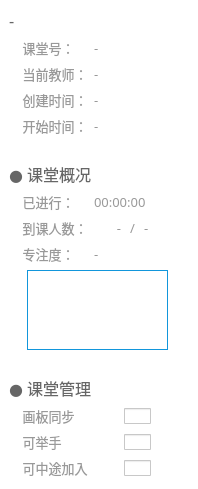
          <widget class="QWidget" name="scrollAreaWidgetContents">
           <property name="geometry">
            <rect>
             <x>0</x>
             <y>0</y>
             <width>198</width>
             <height>487</height>
            </rect>
           </property>
           <property name="minimumSize">
            <size>
             <width>198</width>
             <height>0</height>
            </size>
           </property>
           <property name="maximumSize">
            <size>
             <width>198</width>
             <height>16777215</height>
            </size>
           </property>
           <property name="styleSheet">
            <string notr="true">QWidget {
	border: none;
	background-color: #ffffff;
}</string>
           </property>
           <layout class="QGridLayout" name="gridLayout_8">
            <property name="leftMargin">
             <number>9</number>
            </property>
            <property name="topMargin">
             <number>9</number>
            </property>
            <item row="4" column="2" colspan="6">
             <widget class="QLabel" name="create_time_text">
              <property name="font">
               <font>
                <family>微软雅黑</family>
                <pointsize>10</pointsize>
               </font>
              </property>
              <property name="styleSheet">
               <string notr="true">QLabel {
	border: none;
	background: none;
	color: #999999;
}</string>
              </property>
              <property name="text">
               <string>-</string>
              </property>
             </widget>
            </item>
            <item row="15" column="0" colspan="2">
             <widget class="QLabel" name="label_21">
              <property name="font">
               <font>
                <family>微软雅黑</family>
                <pointsize>10</pointsize>
               </font>
              </property>
              <property name="styleSheet">
               <string notr="true">QLabel {
	border: none;
	background: none;
	color: #999999;
}</string>
              </property>
              <property name="text">
               <string>    画板同步</string>
              </property>
             </widget>
            </item>
            <item row="6" column="0" colspan="2">
             <widget class="QLabel" name="label_31">
              <property name="font">
               <font>
                <family>微软雅黑</family>
                <pointsize>10</pointsize>
               </font>
              </property>
              <property name="styleSheet">
               <string notr="true">QLabel {
	border: none;
	background: none;
	color: #999999;
}</string>
              </property>
              <property name="text">
               <string>    开始时间：</string>
              </property>
              <property name="alignment">
               <set>Qt::AlignLeading|Qt::AlignLeft|Qt::AlignVCenter</set>
              </property>
             </widget>
            </item>
            <item row="4" column="0" colspan="2">
             <widget class="QLabel" name="label_19">
              <property name="font">
               <font>
                <family>微软雅黑</family>
                <pointsize>10</pointsize>
               </font>
              </property>
              <property name="styleSheet">
               <string notr="true">QLabel {
	border: none;
	background: none;
	color: #999999;
}</string>
              </property>
              <property name="text">
               <string>    创建时间：</string>
              </property>
              <property name="alignment">
               <set>Qt::AlignLeading|Qt::AlignLeft|Qt::AlignVCenter</set>
              </property>
             </widget>
            </item>
            <item row="11" column="0" colspan="2">
             <widget class="QLabel" name="label_15">
              <property name="font">
               <font>
                <family>微软雅黑</family>
                <pointsize>10</pointsize>
               </font>
              </property>
              <property name="styleSheet">
               <string notr="true">QLabel {
	border: none;
	background: none;
	color: #999999;
}</string>
              </property>
              <property name="text">
               <string>    专注度：</string>
              </property>
             </widget>
            </item>
            <item row="19" column="0" colspan="8">
             <spacer name="verticalSpacer_5">
              <property name="orientation">
               <enum>Qt::Vertical</enum>
              </property>
              <property name="sizeHint" stdset="0">
               <size>
                <width>171</width>
                <height>548</height>
               </size>
              </property>
             </spacer>
            </item>
            <item row="14" column="0" colspan="8">
             <widget class="QLabel" name="label_20">
              <property name="font">
               <font>
                <family>微软雅黑</family>
                <pointsize>12</pointsize>
               </font>
              </property>
              <property name="styleSheet">
               <string notr="true">QLabel {
	border: none;
	background: none;
	color: #666666;
}</string>
              </property>
              <property name="text">
               <string>● 课堂管理</string>
              </property>
             </widget>
            </item>
            <item row="9" column="0" colspan="2">
             <widget class="QLabel" name="label_4">
              <property name="font">
               <font>
                <family>微软雅黑</family>
                <pointsize>10</pointsize>
               </font>
              </property>
              <property name="styleSheet">
               <string notr="true">QLabel {
	border: none;
	background: none;
	color: #999999;
}</string>
              </property>
              <property name="text">
               <string>    已进行：</string>
              </property>
             </widget>
            </item>
            <item row="16" column="2" colspan="6">
             <widget class="QCheckBox" name="checkBox_3">
              <property name="sizePolicy">
               <sizepolicy hsizetype="Minimum" vsizetype="Fixed">
                <horstretch>0</horstretch>
                <verstretch>0</verstretch>
               </sizepolicy>
              </property>
              <property name="minimumSize">
               <size>
                <width>27</width>
                <height>16</height>
               </size>
              </property>
              <property name="maximumSize">
               <size>
                <width>16777215</width>
                <height>16</height>
               </size>
              </property>
              <property name="styleSheet">
               <string notr="true">QCheckBox {
	padding-left: 30px;
}

QCheckBox::indicator {
    width: 27px;
    height: 16px;
	background: none;
}

QCheckBox::indicator:unchecked {
	image: url(:/button/Resources/material/button/turn_off.png);
}

QCheckBox::indicator:checked {
    image: url(:/button/Resources/material/button/turn_on.png);
}</string>
              </property>
              <property name="text">
               <string/>
              </property>
              <property name="tristate">
               <bool>false</bool>
              </property>
             </widget>
            </item>
            <item row="6" column="2" colspan="6">
             <widget class="QLabel" name="begin_time_text">
              <property name="font">
               <font>
                <family>微软雅黑</family>
                <pointsize>10</pointsize>
               </font>
              </property>
              <property name="styleSheet">
               <string notr="true">QLabel {
	border: none;
	background: none;
	color: #999999;
}</string>
              </property>
              <property name="text">
               <string>-</string>
              </property>
             </widget>
            </item>
            <item row="1" column="2" colspan="6">
             <widget class="QLabel" name="lesson_id_text">
              <property name="font">
               <font>
                <family>微软雅黑</family>
                <pointsize>10</pointsize>
               </font>
              </property>
              <property name="styleSheet">
               <string notr="true">QLabel {
	border: none;
	background: none;
	color: #999999;
}</string>
              </property>
              <property name="text">
               <string>-</string>
              </property>
             </widget>
            </item>
            <item row="9" column="2" colspan="6">
             <widget class="QLabel" name="last_time_text">
              <property name="font">
               <font>
                <family>微软雅黑</family>
                <pointsize>10</pointsize>
               </font>
              </property>
              <property name="styleSheet">
               <string notr="true">QLabel {
	border: none;
	background: none;
	color: #999999;
}</string>
              </property>
              <property name="text">
               <string>00:00:00</string>
              </property>
              <property name="alignment">
               <set>Qt::AlignLeading|Qt::AlignLeft|Qt::AlignVCenter</set>
              </property>
             </widget>
            </item>
            <item row="17" column="2" colspan="6">
             <widget class="QCheckBox" name="checkBox_2">
              <property name="sizePolicy">
               <sizepolicy hsizetype="Minimum" vsizetype="Fixed">
                <horstretch>0</horstretch>
                <verstretch>0</verstretch>
               </sizepolicy>
              </property>
              <property name="minimumSize">
               <size>
                <width>27</width>
                <height>16</height>
               </size>
              </property>
              <property name="maximumSize">
               <size>
                <width>16777215</width>
                <height>16</height>
               </size>
              </property>
              <property name="styleSheet">
               <string notr="true">QCheckBox {
	padding-left: 30px;
}

QCheckBox::indicator {
    width: 27px;
    height: 16px;
	background: none;
}

QCheckBox::indicator:unchecked {
	image: url(:/button/Resources/material/button/turn_off.png);
}

QCheckBox::indicator:checked {
    image: url(:/button/Resources/material/button/turn_on.png);
}</string>
              </property>
              <property name="text">
               <string/>
              </property>
              <property name="tristate">
               <bool>false</bool>
              </property>
             </widget>
            </item>
            <item row="7" column="0" colspan="8">
             <spacer name="verticalSpacer_6">
              <property name="orientation">
               <enum>Qt::Vertical</enum>
              </property>
              <property name="sizeType">
               <enum>QSizePolicy::Fixed</enum>
              </property>
              <property name="sizeHint" stdset="0">
               <size>
                <width>20</width>
                <height>20</height>
               </size>
              </property>
             </spacer>
            </item>
            <item row="17" column="0" colspan="2">
             <widget class="QLabel" name="label_22">
              <property name="font">
               <font>
                <family>微软雅黑</family>
                <pointsize>10</pointsize>
               </font>
              </property>
              <property name="styleSheet">
               <string notr="true">QLabel {
	border: none;
	background: none;
	color: #999999;
}</string>
              </property>
              <property name="text">
               <string>    可中途加入</string>
              </property>
             </widget>
            </item>
            <item row="13" column="0" colspan="8">
             <spacer name="verticalSpacer_7">
              <property name="orientation">
               <enum>Qt::Vertical</enum>
              </property>
              <property name="sizeType">
               <enum>QSizePolicy::Fixed</enum>
              </property>
              <property name="sizeHint" stdset="0">
               <size>
                <width>20</width>
                <height>20</height>
               </size>
              </property>
             </spacer>
            </item>
            <item row="15" column="2" colspan="6">
             <widget class="QCheckBox" name="checkBox">
              <property name="sizePolicy">
               <sizepolicy hsizetype="Minimum" vsizetype="Fixed">
                <horstretch>0</horstretch>
                <verstretch>0</verstretch>
               </sizepolicy>
              </property>
              <property name="minimumSize">
               <size>
                <width>27</width>
                <height>16</height>
               </size>
              </property>
              <property name="maximumSize">
               <size>
                <width>16777215</width>
                <height>16</height>
               </size>
              </property>
              <property name="styleSheet">
               <string notr="true">QCheckBox {
	padding-left: 30px;
}

QCheckBox::indicator {
    width: 27px;
    height: 16px;
	background: none;
}

QCheckBox::indicator:unchecked {
	image: url(:/button/Resources/material/button/turn_off.png);
}

QCheckBox::indicator:checked {
    image: url(:/button/Resources/material/button/turn_on.png);
}</string>
              </property>
              <property name="text">
               <string/>
              </property>
              <property name="tristate">
               <bool>false</bool>
              </property>
             </widget>
            </item>
            <item row="16" column="0" colspan="2">
             <widget class="QLabel" name="label_23">
              <property name="font">
               <font>
                <family>微软雅黑</family>
                <pointsize>10</pointsize>
               </font>
              </property>
              <property name="styleSheet">
               <string notr="true">QLabel {
	border: none;
	background: none;
	color: #999999;
}</string>
              </property>
              <property name="text">
               <string>    可举手</string>
              </property>
             </widget>
            </item>
            <item row="0" column="0" colspan="8">
             <widget class="QLabel" name="room_name_text">
              <property name="font">
               <font>
                <family>微软雅黑</family>
                <pointsize>12</pointsize>
               </font>
              </property>
              <property name="styleSheet">
               <string notr="true">QLabel {
	border: none;
	background: none;
	color: #666666;
}</string>
              </property>
              <property name="text">
               <string>-</string>
              </property>
             </widget>
            </item>
            <item row="10" column="0" colspan="2">
             <widget class="QLabel" name="label_11">
              <property name="font">
               <font>
                <family>微软雅黑</family>
                <pointsize>10</pointsize>
               </font>
              </property>
              <property name="styleSheet">
               <string notr="true">QLabel {
	border: none;
	background: none;
	color: #999999;
}</string>
              </property>
              <property name="text">
               <string>    到课人数：</string>
              </property>
             </widget>
            </item>
            <item row="11" column="2" colspan="6">
             <widget class="QLabel" name="concentration_text">
              <property name="font">
               <font>
                <family>微软雅黑</family>
                <pointsize>10</pointsize>
               </font>
              </property>
              <property name="styleSheet">
               <string notr="true">QLabel {
	border: none;
	background: none;
	color: #999999;
}</string>
              </property>
              <property name="text">
               <string>-</string>
              </property>
              <property name="alignment">
               <set>Qt::AlignLeading|Qt::AlignLeft|Qt::AlignVCenter</set>
              </property>
             </widget>
            </item>
            <item row="10" column="4">
             <widget class="QLabel" name="label_14">
              <property name="font">
               <font>
                <family>微软雅黑</family>
                <pointsize>10</pointsize>
               </font>
              </property>
              <property name="styleSheet">
               <string notr="true">QLabel {
	border: none;
	background: none;
	color: #999999;
}</string>
              </property>
              <property name="text">
               <string>/</string>
              </property>
              <property name="alignment">
               <set>Qt::AlignCenter</set>
              </property>
             </widget>
            </item>
            <item row="12" column="0" colspan="8">
             <widget class="QWidget" name="widget_content" native="true">
              <property name="minimumSize">
               <size>
                <width>0</width>
                <height>80</height>
               </size>
              </property>
              <property name="maximumSize">
               <size>
                <width>16777215</width>
                <height>120</height>
               </size>
              </property>
              <property name="styleSheet">
               <string notr="true"/>
              </property>
              <widget class="QtCharts::QChartView" name="concentration_area_chart_min_widget" native="true">
               <property name="geometry">
                <rect>
                 <x>18</x>
                 <y>0</y>
                 <width>141</width>
                 <height>80</height>
                </rect>
               </property>
               <property name="styleSheet">
                <string notr="true">border: 1px solid #1296db;</string>
               </property>
              </widget>
             </widget>
            </item>
            <item row="10" column="2" colspan="2">
             <widget class="QLabel" name="label_12">
              <property name="font">
               <font>
                <family>微软雅黑</family>
                <pointsize>10</pointsize>
               </font>
              </property>
              <property name="styleSheet">
               <string notr="true">QLabel {
	border: none;
	background: none;
	color: #999999;
}</string>
              </property>
              <property name="text">
               <string>-</string>
              </property>
              <property name="alignment">
               <set>Qt::AlignRight|Qt::AlignTrailing|Qt::AlignVCenter</set>
              </property>
             </widget>
            </item>
            <item row="10" column="5" colspan="2">
             <widget class="QLabel" name="label_13">
              <property name="font">
               <font>
                <family>微软雅黑</family>
                <pointsize>10</pointsize>
               </font>
              </property>
              <property name="styleSheet">
               <string notr="true">QLabel {
	border: none;
	background: none;
	color: #999999;
}</string>
              </property>
              <property name="text">
               <string>-</string>
              </property>
              <property name="alignment">
               <set>Qt::AlignLeading|Qt::AlignLeft|Qt::AlignVCenter</set>
              </property>
             </widget>
            </item>
            <item row="8" column="0" colspan="8">
             <widget class="QLabel" name="label_17">
              <property name="font">
               <font>
                <family>微软雅黑</family>
                <pointsize>12</pointsize>
               </font>
              </property>
              <property name="styleSheet">
               <string notr="true">QLabel {
	border: none;
	background: none;
	color: #666666;
}</string>
              </property>
              <property name="text">
               <string>● 课堂概况</string>
              </property>
             </widget>
            </item>
            <item row="1" column="0" colspan="2">
             <widget class="QLabel" name="label_18">
              <property name="font">
               <font>
                <family>微软雅黑</family>
                <pointsize>10</pointsize>
               </font>
              </property>
              <property name="styleSheet">
               <string notr="true">QLabel {
	border: none;
	background: none;
	color: #999999;
}</string>
              </property>
              <property name="text">
               <string>    课堂号：</string>
              </property>
              <property name="alignment">
               <set>Qt::AlignLeading|Qt::AlignLeft|Qt::AlignVCenter</set>
              </property>
             </widget>
            </item>
            <item row="2" column="0" colspan="2">
             <widget class="QLabel" name="label_32">
              <property name="font">
               <font>
                <family>微软雅黑</family>
                <pointsize>10</pointsize>
               </font>
              </property>
              <property name="styleSheet">
               <string notr="true">QLabel {
	border: none;
	background: none;
	color: #999999;
}</string>
              </property>
              <property name="text">
               <string>    当前教师：</string>
              </property>
              <property name="alignment">
               <set>Qt::AlignLeading|Qt::AlignLeft|Qt::AlignVCenter</set>
              </property>
             </widget>
            </item>
            <item row="2" column="2" colspan="6">
             <widget class="QLabel" name="teacher_name_text">
              <property name="font">
               <font>
                <family>微软雅黑</family>
                <pointsize>10</pointsize>
               </font>
              </property>
              <property name="styleSheet">
               <string notr="true">QLabel {
	border: none;
	background: none;
	color: #999999;
}</string>
              </property>
              <property name="text">
               <string>-</string>
              </property>
             </widget>
            </item>
           </layout>
          </widget>
